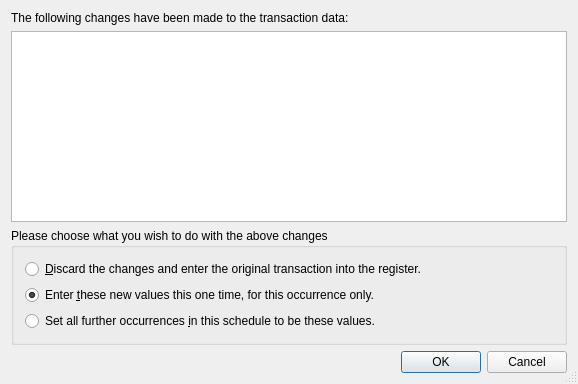
<?xml version="1.0" encoding="UTF-8"?>
<ui version="4.0">
 <class>KConfirmManualEnterDlg</class>
 <widget class="QDialog" name="KConfirmManualEnterDlg">
  <property name="geometry">
   <rect>
    <x>0</x>
    <y>0</y>
    <width>578</width>
    <height>384</height>
   </rect>
  </property>
  <property name="windowTitle">
   <string>Confirm Manual Enter</string>
  </property>
  <property name="sizeGripEnabled">
   <bool>true</bool>
  </property>
  <layout class="QVBoxLayout">
   <property name="spacing">
    <number>6</number>
   </property>
   <property name="leftMargin">
    <number>11</number>
   </property>
   <property name="topMargin">
    <number>11</number>
   </property>
   <property name="rightMargin">
    <number>11</number>
   </property>
   <property name="bottomMargin">
    <number>11</number>
   </property>
   <item>
    <widget class="QLabel" name="m_message">
     <property name="text">
      <string>The following changes have been made to the transaction data:</string>
     </property>
     <property name="textFormat">
      <enum>Qt::RichText</enum>
     </property>
     <property name="wordWrap">
      <bool>false</bool>
     </property>
    </widget>
   </item>
   <item>
    <widget class="KTextEdit" name="m_details">
     <property name="readOnly">
      <bool>true</bool>
     </property>
    </widget>
   </item>
   <item>
    <widget class="QGroupBox" name="buttonGroupBox1">
     <property name="font">
      <font/>
     </property>
     <property name="title">
      <string>Please choose what you wish to do with the above changes</string>
     </property>
     <layout class="QVBoxLayout">
      <item>
       <widget class="QRadioButton" name="m_discardRadio">
        <property name="text">
         <string>&amp;Discard the changes and enter the original transaction into the register.</string>
        </property>
        <attribute name="buttonGroup">
         <string notr="true">buttonGroup1</string>
        </attribute>
       </widget>
      </item>
      <item>
       <widget class="QRadioButton" name="m_onceRadio">
        <property name="text">
         <string>Enter &amp;these new values this one time, for this occurrence only.</string>
        </property>
        <property name="checked">
         <bool>true</bool>
        </property>
        <attribute name="buttonGroup">
         <string notr="true">buttonGroup1</string>
        </attribute>
       </widget>
      </item>
      <item>
       <widget class="QRadioButton" name="m_setRadio">
        <property name="text">
         <string>Set all further occurrences &amp;in this schedule to be these values.</string>
        </property>
        <attribute name="buttonGroup">
         <string notr="true">buttonGroup1</string>
        </attribute>
       </widget>
      </item>
     </layout>
    </widget>
   </item>
   <item>
    <widget class="QDialogButtonBox" name="buttonBox">
     <property name="standardButtons">
      <set>QDialogButtonBox::Cancel|QDialogButtonBox::Ok</set>
     </property>
    </widget>
   </item>
  </layout>
 </widget>
 <layoutdefault spacing="6" margin="11"/>
 <customwidgets>
  <customwidget>
   <class>KTextEdit</class>
   <extends>QTextEdit</extends>
   <header>ktextedit.h</header>
  </customwidget>
 </customwidgets>
 <resources/>
 <connections>
  <connection>
   <sender>buttonBox</sender>
   <signal>accepted()</signal>
   <receiver>KConfirmManualEnterDlg</receiver>
   <slot>accept()</slot>
   <hints>
    <hint type="sourcelabel">
     <x>456</x>
     <y>361</y>
    </hint>
    <hint type="destinationlabel">
     <x>177</x>
     <y>380</y>
    </hint>
   </hints>
  </connection>
  <connection>
   <sender>buttonBox</sender>
   <signal>rejected()</signal>
   <receiver>KConfirmManualEnterDlg</receiver>
   <slot>reject()</slot>
   <hints>
    <hint type="sourcelabel">
     <x>487</x>
     <y>359</y>
    </hint>
    <hint type="destinationlabel">
     <x>479</x>
     <y>380</y>
    </hint>
   </hints>
  </connection>
 </connections>
 <buttongroups>
  <buttongroup name="buttonGroup1"/>
 </buttongroups>
</ui>
